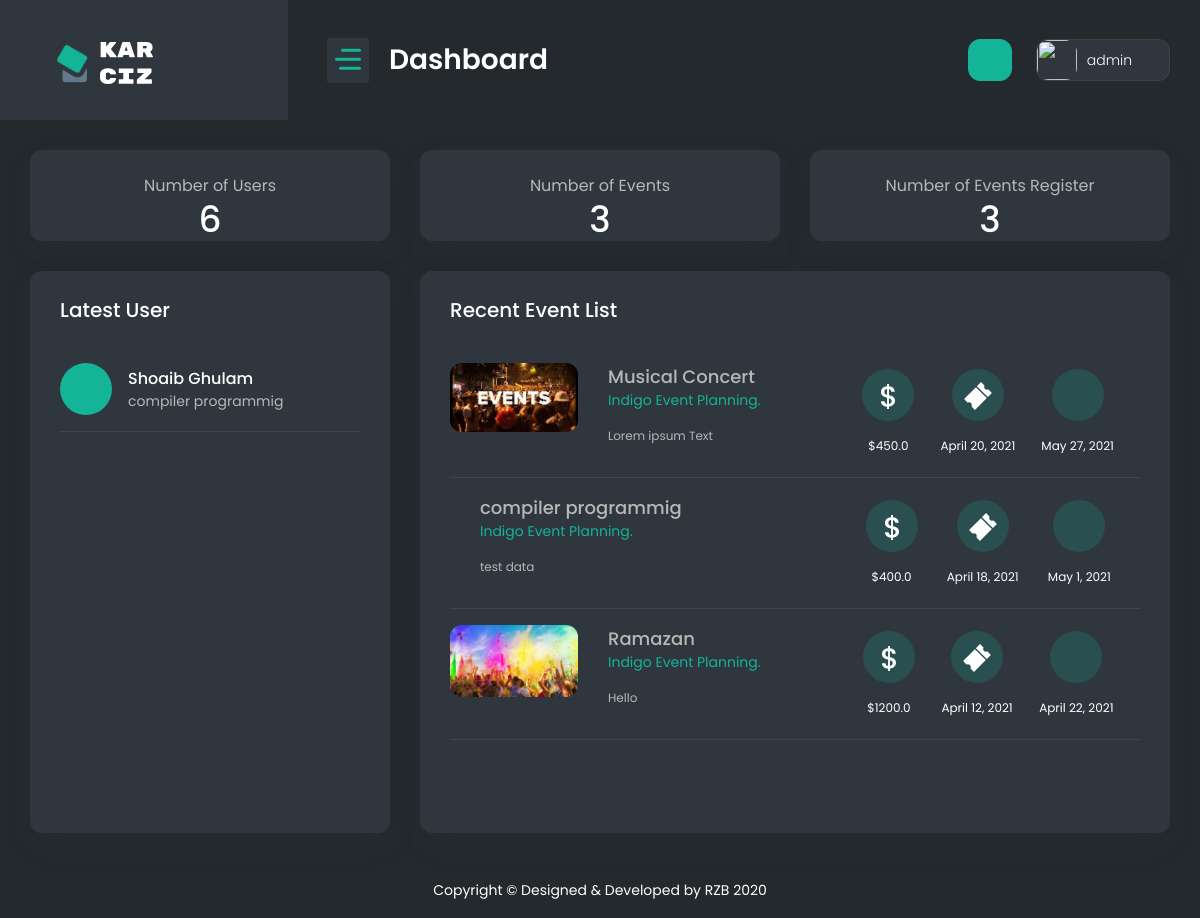
The page /superadmin (signed in) on the database its author committed.
### webapp/models.py (models this page shows)
class User_Event_Registration(models.Model):
    Registration_id = models.AutoField(primary_key=True)
    user_id = models.ForeignKey(User_Signup , on_delete=models.SET_NULL,blank=True,null=True)
    EventId = models.ForeignKey(Event , on_delete=models.SET_NULL,blank=True,null=True)
    Description = models.CharField(max_length=255, default="")
    created = models.DateTimeField(auto_now_add=True, blank=True)

class User_Signup(models.Model):
    user_id = models.AutoField(primary_key=True)
    Name = models.CharField(max_length=255, default="")
    Surname = models.CharField(max_length=255, default="")
    Ci = models.CharField(max_length=255, default="")
    Ruc = models.CharField(max_length=255, default="")
    Gender = models.CharField(max_length=20, default="")
    Phones = models.CharField(max_length=20, default="")
    Email = models.EmailField(max_length=255, default="")
    Direction = models.CharField(max_length=255, default="")
    City =  models.CharField(max_length=255, default="")
    Birth_date  = models.DateField()
    Creation = models.DateTimeField(auto_now_add=True, blank=True)
    Password = models.TextField(max_length=500 , default="")
    def __str__(self):
        return self.Name

class Event(models.Model):
    EventId = models.AutoField(primary_key=True)
    EventName = models.CharField(max_length=255, default="")
    Cost = models.FloatField(default=0.0)
    Registration_start = models.DateField()
    Registration_end = models.DateField()
    Runner_quantity = models.IntegerField(default=0)
    Event_logo = models.ImageField(upload_to='Eventlogo/',default="SuperAdmin/dummy.jpg")
    Status = models.CharField(max_length=50, default="")
    EventTypeId = models.ForeignKey(Event_Type , on_delete=models.SET_NULL,blank=True,null=True)
    Description = models.TextField(default="")
    created = models.DateTimeField(auto_now_add=True, blank=True)
    def __str__(self):
        return self.EventName

class Event_Type(models.Model):
    EventTypeId = models.AutoField(primary_key=True)
    EventType = models.CharField(max_length=255, default="")
    Super_AdminAccount_id=models.ForeignKey(Super_AdminAccount , on_delete=models.SET_NULL,blank=True,null=True)
    def __str__(self):
        return self.EventType

### webapp/views.py (the view)
# urls.py: path('superadmin',superadmin.as_view(),name="superadmin"),
class superadmin(View):
    def get(self,request):
        if not request.session.has_key('adminid'):
            return redirect("/superadminlogin")
        try:
            user = User_Signup.objects.all().count()
            userregister = User_Event_Registration.objects.all().count()
            event = Event.objects.all().count()
            latestuser = User_Event_Registration.objects.all().order_by('-Registration_id')[0:1]
            eventlist = Event.objects.all().order_by('-EventId')[0:4]
            return render(request ,'superadmin/index.html',{'user':user,'userregister':userregister,'event':event,'latestuser':latestuser,'eventlist':eventlist})
        except:
            return redirect("/superadmin")

### templates/superadmin/index.html (shortened to what this page needs)
{% extends 'superadmin/base.html' %}
{% load static %}
{% block body %}
<div class="container-fluid">
    <div class="row">
        <div class="col-xl-12 col-xxl-12 col-lg-12">
            <div class="row">
                <div class="col-sm-4">
                    <div class="card overflow-hidden">
                        <div class="mt-4 text-center align-items-start pb-0 border-0">
                            <div class="text-center">
                                <span class="fs-16">Number of Users</span>
                                <h1 class="fs-29 mb-0">{{user}}</h1>
                            </div>
                        </div>
                    </div>
                </div>
                <div class="col-sm-4">
                    <div class="card overflow-hidden">
                        <div class="mt-4 text-center align-items-start pb-0 border-0">
                            <div class="text-center">
                                <span class="fs-16">Number of Events</span>
                                <h1 class="fs-29 mb-0">{{event}}</h1>
                            </div>
                        </div>
                    </div>
                </div>
                <div class="col-sm-4">
                    <div class="card overflow-hidden">
                        <div class="mt-4 text-center align-items-start pb-0 border-0">
                            <div class="text-center">
                                <span class="fs-16">Number of Events Register</span>
                                <h1 class="fs-29 mb-0">{{userregister}}</h1>
                            </div>
                        </div>
                    </div>
                </div>
            </div>
        </div>
        <div class="col-xl-3 col-xxl-4 col-md-6">
            <div class="card">
                <div class="card-header border-0 pb-0">
                    <h4 class="fs-20">Latest User</h4>
                </div>
                <div class="card-body">
                    <div class="media pb-3 border-bottom mb-3 align-items-center">
                        <span class="ticket-icon mr-3 bg-primary">
                            <i class="fa fa-ticket fa-2x text-white"></i>
                        </span>
                        {% for l in latestuser %}
                        <div class="media-body">
                            <h6 class="fs-16 mb-0">{{l.user_id}}</h6>
                            <div class="d-flex">
                                <span class="fs-14 mr-auto">{{l.EventId}}</span>
                            </div>
                        </div>
                        {% endfor %}
                    </div>
                </div>
            </div>
        </div>
        <div class="col-xl-9 col-xxl-8">
            <div class="card event-bx">
                <div class="card-header border-0 pb-0">
                    <h4 class="fs-20">Recent Event List</h4>
                </div>
                <div class="card-body dz-scroll" id="event-bx">
                    {% for e in eventlist %}
                    <div class="media d-md-flex d-block pb-3 border-bottom mb-3">
                        <div class="image">
                            <img src="{{e.Event_logo.url}}" alt="">
                        </div>
                        <div class="media-body">
                            <h4 class="fs-18 mb-sm-0 mb-2"><a href="javascript.html"> {{e.EventName}}</a></h4>
                            <span class="fs-14 d-block mb-sm-3 mb-2 text-primary">{{e.EventTypeId}}</span>
                            <p class="fs-12">{{e.Description}}</p>
                        </div>
                        <div class="media-footer">
                            <div class="text-center">
                                <span class="ticket-icon bgl-primary mb-3">
                                </span>
                                <div class="fs-12 text-white">${{e.Cost}}</div>
                            </div>
                            <div class="text-center">
                                <span class="ticket-icon bgl-primary mb-3">
                                </span>
                                <div class="fs-12 text-white">{{e.Registration_start}}</div>
                            </div>
                            <div class="text-center">
                                <span class="ticket-icon bgl-primary mb-3">
                                </span>
                                <div class="fs-12 text-white">{{e.Registration_end}}</div>
                            </div>
                        </div>
                    </div>
                    {% endfor %}
                </div>
            </div>
        </div>
    </div>
</div>
{% endblock body %}

### rows shown on the page
User_Event_Registration: user_id "Shoaib Ghulam", EventId "compiler programmig"
Event: Event_logo (picture), EventName "Musical Concert", EventTypeId "Indigo Event Planning.", Description "Lorem ipsum Text", Cost "450.0", Registration_start "April 20, 2021", Registration_end "May 27, 2021"
Event: EventName "compiler programmig", EventTypeId "Indigo Event Planning.", Description "test data", Cost "400.0", Registration_start "April 18, 2021", Registration_end "May 1, 2021"
Event: Event_logo (picture), EventName "Ramazan", EventTypeId "Indigo Event Planning.", Description "Hello", Cost "1200.0", Registration_start "April 12, 2021", Registration_end "April 22, 2021"

### other values the page prints
{{ request.session.adminname }} "admin"
{{ user }} "6"
{{ event }} "3"
{{ userregister }} "3"
